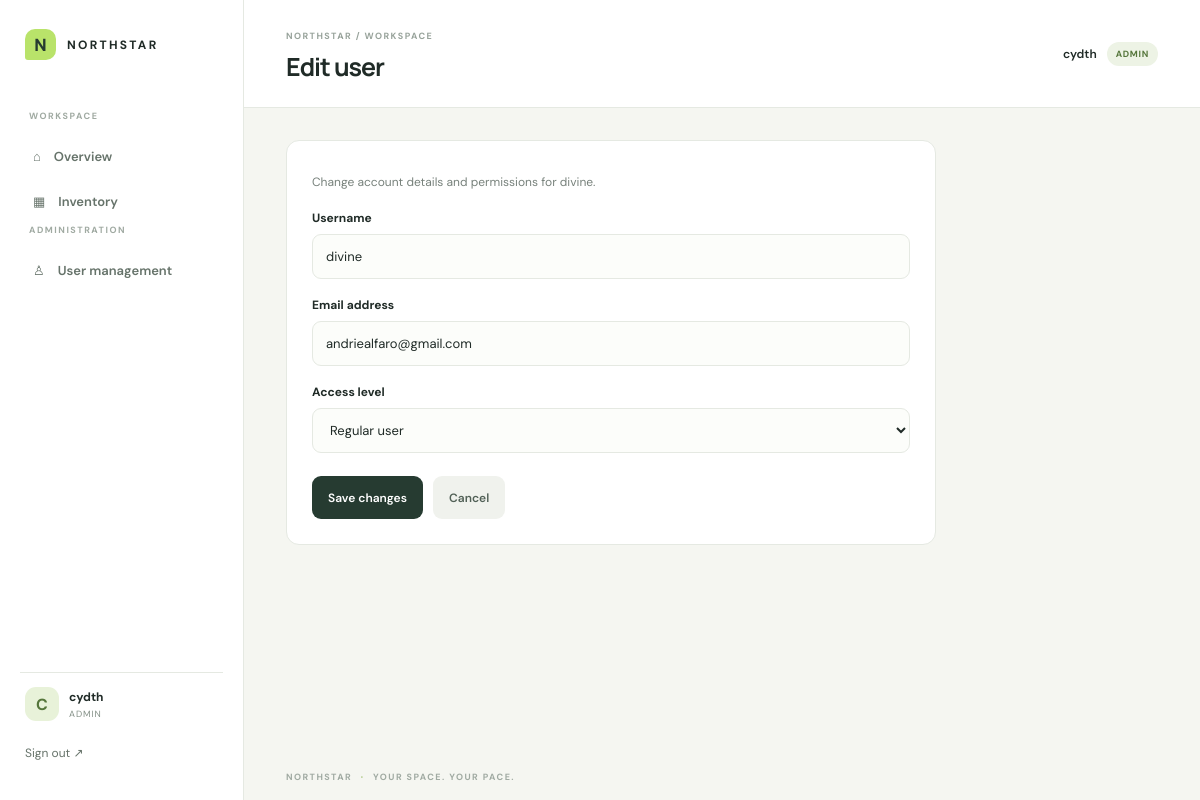
Screenshot of /edit_user.php?id=2 (signed in) with the database file from the repository.
### tables this page shows
CREATE TABLE `users` (
  `id` int(10) UNSIGNED NOT NULL,
  `username` varchar(30) NOT NULL,
  `email` varchar(255) NOT NULL,
  `password` varchar(255) NOT NULL,
  `role` enum('admin','user') NOT NULL DEFAULT 'user',
  `created_at` timestamp NULL DEFAULT current_timestamp()
);

### edit_user.php (the view, shortened to what this page needs)
<?php
require_once 'config.php';
require_once 'functions.php';
$id = filter_input(INPUT_GET, 'id', FILTER_VALIDATE_INT);
$stmt = $pdo->prepare('SELECT id,username,email,role FROM users WHERE id=?');
$stmt->execute([$id]);
$user = $stmt->fetch();
echo '<section class="panel form-panel-card"><p class="muted-copy">Change account details and permissions for ' . e($user['username']) . '.</p><form method="post">' . csrf_field();
$buttonLabel = 'Save changes';
include 'user_form.php';
echo '</form></section>';

### user_form.php (shortened to what this page needs)
<label for="username">Username</label>
<input id="username" name="username" type="text" minlength="3" maxlength="30" value="<?=e($user['username'] ?? '')?>" required>
<label for="email">Email address</label>
<input id="email" name="email" type="email" maxlength="255" value="<?=e($user['email'] ?? '')?>" required>
<label for="role">Access level</label>
<select id="role" name="role">
    <option value="user" <?=($user['role'] ?? 'user') === 'user' ? 'selected' : ''?>>Regular user</option>
</select>
<div class="form-buttons">
    <button class="button" type="submit"><?=e($buttonLabel)?></button>
    <a class="button ghost-button" href="users.php">Cancel</a>
</div>

### style.css (style rules this page uses)
:root { --ink: #202b27; --muted: #77817b; --paper: #f5f6f1; --line: #e5e9e2; --green: #b9e36a; --deep: #263b31; --white: #fff; }
* { box-sizing: border-box; }
body { margin: 0; min-height: 100vh; background: var(--paper); color: var(--ink); font-family: 'DM Sans', sans-serif; }
a { color: inherit; }
form { display: flex; flex-direction: column; }
label { margin: 0 0 8px; font-size: 12px; font-weight: 700; }
input, select, textarea { width: 100%; min-height: 45px; margin: 0 0 18px; padding: 11px 13px; border: 1px solid var(--line); border-radius: 9px; outline: none; background: #fcfdfa; color: var(--ink); font: 13px 'DM Sans'; transition: border .2s, box-shadow .2s; }
.primary-button, .button { display: inline-flex; justify-content: space-between; align-items: center; gap: 12px; min-height: 43px; padding: 0 16px; border: 0; border-radius: 9px; background: var(--deep); color: white; text-decoration: none; font: 600 12px 'DM Sans'; cursor: pointer; transition: background .2s, transform .2s; }
.app-page { min-height: 100vh; }
.welcome-row p:not(.eyebrow), .muted-copy { margin: 8px 0 0; color: var(--muted); font-size: 12px; }
.stat-card, .panel { background: #fff; border: 1px solid var(--line); border-radius: 13px; }
.panel { padding: 22px; }
.form-panel-card { max-width: 650px; padding: 25px; }
.form-panel-card form { margin-top: 20px; }
.form-buttons { display: flex; gap: 10px; margin-top: 5px; }
.ghost-button { background: #f0f2ed; color: #526157; }

### rows the page displays
users: username "divine", email "andriealfaro@gmail.com", role "Regular user"

### other values shown
substr($name, 0, 1) "C"
$name "cydth"
$role "ADMIN"
$title "Edit user"
$buttonLabel "Save changes"
